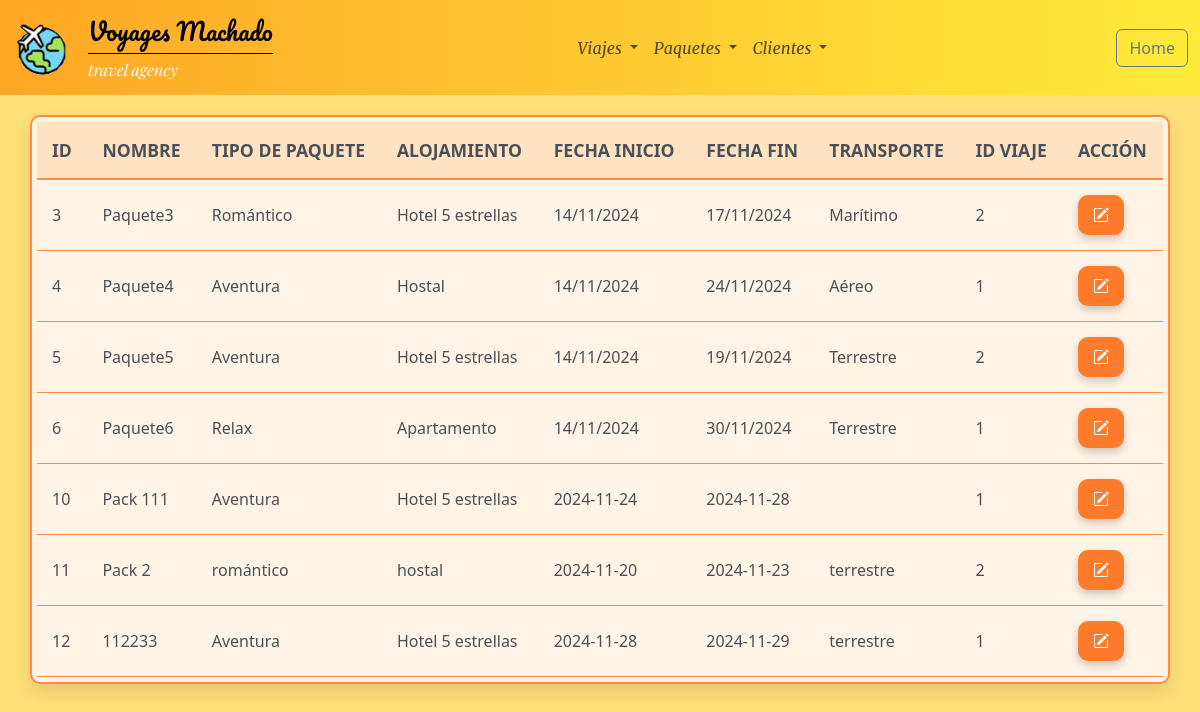
The page /listar_paquetes.php on the database its author committed.
### tables this page shows
CREATE TABLE `Paquete` (
  `id` int NOT NULL COMMENT 'id paquete autoincrementado',
  `nombre` varchar(200) NOT NULL COMMENT 'nombre del paquete',
  `tipopaquete` varchar(10) NOT NULL COMMENT '{aventura, relax, cultura, romántico, familiar } ',
  `tipoalojamiento` varchar(20) NOT NULL COMMENT '{hotel 5 estrellas, hotel 4 estrellas, hostal, apartamento, camping } ',
  `fechainicio` varchar(100) NOT NULL,
  `fechafin` varchar(100) NOT NULL,
  `transporte` varchar(10) NOT NULL COMMENT '{ aéreo, terrestre, maritimo }',
  `viaje_id` int NOT NULL COMMENT 'fk_paquete_viaje'
);

### listar_paquetes.php (the view, shortened to what this page needs)
<?php
$conexion = obtenerConexion();
$sql = "SELECT * FROM Paquete";
$resultado = mysqli_query($conexion, $sql);
$mensaje = "<div class='container table-container' id='listadoPaquetes'>";
$mensaje .= "<table id='listadoPaquetes'>";
$mensaje .= "<thead><tr><th>ID</th><th>NOMBRE</th><th>TIPO DE PAQUETE</th><th>ALOJAMIENTO</th><th>FECHA INICIO</th><th>FECHA FIN</th><th>TRANSPORTE</th><th>ID VIAJE</th><th>ACCIÓN</th></tr></thead>";
$mensaje .= "<tbody>";
while ($fila = mysqli_fetch_assoc($resultado)) {
    $mensaje .= "<tr><td>" . $fila['id'] . "</td>";
    $mensaje .= "<td>" . $fila['nombre'] . "</td>";
    $mensaje .= "<td>" . $fila['tipopaquete'] . "</td>";
    $mensaje .= "<td>" . $fila['tipoalojamiento'] . "</td>";
    $mensaje .= "<td>" . $fila['fechainicio'] . "</td>";
    $mensaje .= "<td>" . $fila['fechafin'] . "</td>";
    $mensaje .= "<td>" . $fila['transporte'] . "</td>";
    $mensaje .= "<td>" . $fila['viaje_id'] . "</td>";
    $mensaje .= "<td>
                    <form action='editar_paquete.php' method='post'>
                        <input type='hidden' name='paquete_id' value='" . $fila['id'] . "' />
                        <button type='submit' class='btn btn-primary btn-person'><i class='bi bi-pencil-square'></i></button>
                    </form>
                </td></tr>";
    $mensaje .= "</td></tr>";
}
$mensaje .= "</tbody></table></div>";
echo $mensaje;

### css/estilo.css (style rules this page uses)
.merriweather-italic { font-family: 'Merriweather-Italic'; }
nav #logo { animation: izq-derecha 0.8s forwards; opacity: 0; }
nav #nav { animation: navbarNav 0.8s forwards; opacity: 0; }
.custom-nav-bg { background: linear-gradient(90deg, #FFA726 0%, #FFEB3B 100%); }
.titulo { font-family: 'Pacific'; font-size: 1.5rem; }
.subtitulo { font-family: 'PlayfairDisplay-Italic'; font-size: 1rem; color: white; }
.separador { height: 1px; background-color: #000; width: 100%; margin: 0.25rem 0; }
body { background-color: #FFDF78; }
.table-container { border: 2px solid #ff8c42; border-radius: 10px; background-color: #fff4e6; box-shadow: 0 8px 16px rgba(0, 0, 0, 0.1); margin-top: 20px; overflow: hidden; padding: 5px; display: block; transition: all 0.3s ease; }
table { width: 100%; border-collapse: collapse; transition: all 0.3s ease; }
th, td { padding: 15px; text-align: left; border-bottom: 1px solid #ff8c42; color: #495057; }
th { font-size: 1.1em; font-weight: 600; background-color: #ffe3c2; border-bottom: 2px solid #ff8c42; }
.btn-person { background-color: #ff7b2c; color: white; padding: 8px 15px; border: none; border-radius: 10px; cursor: pointer; transition: all 0.3s ease; box-shadow: 0 4px 8px rgba(0, 0, 0, 0.2); }

### rows shown on the page
paquete: id "3", nombre "Paquete3", tipopaquete "Romántico", tipoalojamiento "Hotel 5 estrellas", fechainicio "14/11/2024", fechafin "17/11/2024", transporte "Marítimo", viaje "2"
paquete: id "4", nombre "Paquete4", tipopaquete "Aventura", tipoalojamiento "Hostal", fechainicio "14/11/2024", fechafin "24/11/2024", transporte "Aéreo", viaje "1"
paquete: id "5", nombre "Paquete5", tipopaquete "Aventura", tipoalojamiento "Hotel 5 estrellas", fechainicio "14/11/2024", fechafin "19/11/2024", transporte "Terrestre", viaje "2"
paquete: id "6", nombre "Paquete6", tipopaquete "Relax", tipoalojamiento "Apartamento", fechainicio "14/11/2024", fechafin "30/11/2024", transporte "Terrestre", viaje "1"
paquete: id "10", nombre "Pack 111", tipopaquete "Aventura", tipoalojamiento "Hotel 5 estrellas", fechainicio "2024-11-24", fechafin "2024-11-28", viaje "1"
paquete: id "11", nombre "Pack 2", tipopaquete "romántico", tipoalojamiento "hostal", fechainicio "2024-11-20", fechafin "2024-11-23", transporte "terrestre", viaje "2"
paquete: id "12", nombre "112233", tipopaquete "Aventura", tipoalojamiento "Hotel 5 estrellas", fechainicio "2024-11-28", fechafin "2024-11-29", transporte "terrestre", viaje "1"
